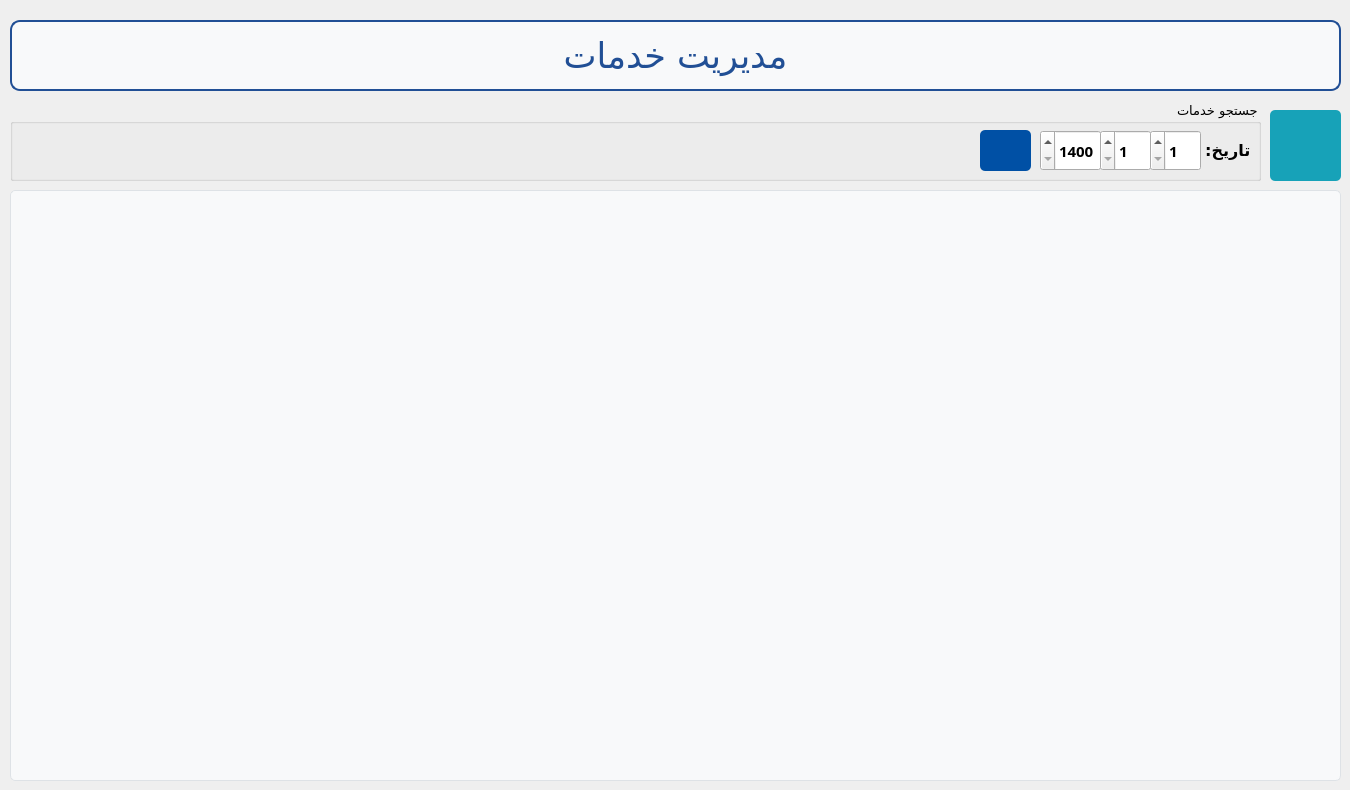
    <widget class="QWidget" name="tab_4">
     <attribute name="icon">
      <iconset resource="../../../../../Resources/resource.qrc">
       <normaloff>:/icons/patient (1).png</normaloff>:/icons/patient (1).png</iconset>
     </attribute>
     <attribute name="title">
      <string>خدمات</string>
     </attribute>
     <widget class="QPushButton" name="refreshMedicalRecordsList_btn">
      <property name="geometry">
       <rect>
        <x>1270</x>
        <y>110</y>
        <width>71</width>
        <height>71</height>
       </rect>
      </property>
      <property name="font">
       <font>
        <family>Vazirmatn</family>
        <pointsize>12</pointsize>
        <weight>75</weight>
        <bold>true</bold>
        <underline>false</underline>
        <strikeout>false</strikeout>
       </font>
      </property>
      <property name="layoutDirection">
       <enum>Qt::RightToLeft</enum>
      </property>
      <property name="styleSheet">
       <string notr="true">QPushButton {
    background-color: #17a2b8; /* Bootstrap primary blue */
    color: white; /* White text */
    border: none;
    border-radius: 5px; /* Rounded corners */
    text-align: center;
    text-decoration: none;
}

QPushButton:hover {
background-color: rgb(17, 122, 138);

}

QPushButton:pressed {
background-color: rgb(12, 89, 99);
    
}</string>
      </property>
      <property name="text">
       <string/>
      </property>
      <property name="icon">
       <iconset resource="../../../../../Resources/resource.qrc">
        <normaloff>:/icons/refresh-arrow.png</normaloff>:/icons/refresh-arrow.png</iconset>
      </property>
      <property name="iconSize">
       <size>
        <width>40</width>
        <height>40</height>
       </size>
      </property>
     </widget>
     <widget class="QLabel" name="label_11">
      <property name="geometry">
       <rect>
        <x>10</x>
        <y>20</y>
        <width>1331</width>
        <height>71</height>
       </rect>
      </property>
      <property name="font">
       <font>
        <family>A Rezvan-fat</family>
        <pointsize>26</pointsize>
        <weight>50</weight>
        <bold>false</bold>
       </font>
      </property>
      <property name="layoutDirection">
       <enum>Qt::RightToLeft</enum>
      </property>
      <property name="autoFillBackground">
       <bool>false</bool>
      </property>
      <property name="styleSheet">
       <string notr="true">/* Basic styling for the company name label */
QLabel {
	color: rgb(33, 79, 149);
    
    padding: 10px; /* Padding around the text */
    border: 2px solid  rgb(33, 79, 149); /* Optional: Border with the same blue color */
    border-radius: 10px; /* Rounded corners */
    background-color: #f8f9fa; /* Light grey background to make it stand out */
    text-align: center; /* Center-align the text */
}

/* Hover effect */
QLabe:hover {
    color: #0056b3; /* Darker blue on hover */
    border-color: #0056b3; /* Match border color on hover */
}
</string>
      </property>
      <property name="text">
       <string>مدیریت خدمات</string>
      </property>
      <property name="alignment">
       <set>Qt::AlignCenter</set>
      </property>
     </widget>
     <widget class="QListWidget" name="medicalRecords_list">
      <property name="geometry">
       <rect>
        <x>10</x>
        <y>190</y>
        <width>1331</width>
        <height>591</height>
       </rect>
      </property>
      <property name="font">
       <font>
        <family>Vazirmatn</family>
        <pointsize>14</pointsize>
       </font>
      </property>
      <property name="layoutDirection">
       <enum>Qt::RightToLeft</enum>
      </property>
      <property name="styleSheet">
       <string notr="true">/* Basic ListWidget styling */
QListWidget {
    background-color: #f8f9fa; /* Light grey background */
    border: 1px solid #dee2e6; /* Border color */
    border-radius: 5px; /* Rounded corners */
    padding: 5px; /* Padding inside the list */
    outline: 0; /* Remove focus indicator */
}

/* Item styling */
QListWidget::item {
    padding: 10px 15px; /* Padding for each item */
    margin: 5px 0; /* Margin between items */
    background-color: #ffffff; /* White background for items */
    border-radius: 5px; /* Rounded corners for items */
    color: #343a40; /* Dark grey text color */
    outline: 0; /* Remove focus indicator */
}

/* Hover effect for items */
QListWidget::item:hover {
    background-color: #e9ecef; /* Light grey background on hover */
}

/* Selected item styling */
QListWidget::item:selected {
    background-color: #0050a5;
	color: white;
}

/* Scroll bar styling */
QScrollBar:vertical {
    background: #f8f9fa; /* Light grey background for the scroll bar */
    width: 12px; /* Width of the vertical scroll bar */
    margin: 22px 0 22px 0; /* Margin to fit the top and bottom arrows */
    border: 1px solid #dee2e6; /* Border color */
    border-radius: 5px; /* Rounded corners */
}

QScrollBar::handle:vertical {
    background: #ced4da; /* Medium grey handle */
    min-height: 20px; /* Minimum height of the handle */
    border-radius: 5px; /* Rounded corners */
}

QScrollBar::add-line:vertical,
QScrollBar::sub-line:vertical {
    background: #ced4da; /* Medium grey for arrows */
    height: 20px;
    subcontrol-origin: margin;
    subcontrol-position: top;
    border-radius: 5px; /* Rounded corners */
}

QScrollBar::add-page:vertical, QScrollBar::sub-page:vertical {
    background: none;
}
</string>
      </property>
     </widget>
     <widget class="QGroupBox" name="groupBox_15">
      <property name="geometry">
       <rect>
        <x>10</x>
        <y>100</y>
        <width>1251</width>
        <height>81</height>
       </rect>
      </property>
      <property name="font">
       <font>
        <family>Vazirmatn Black</family>
        <pointsize>10</pointsize>
       </font>
      </property>
      <property name="layoutDirection">
       <enum>Qt::RightToLeft</enum>
      </property>
      <property name="title">
       <string>جستجو خدمات</string>
      </property>
      <property name="alignment">
       <set>Qt::AlignLeading|Qt::AlignLeft|Qt::AlignVCenter</set>
      </property>
      <widget class="QSpinBox" name="medicalRecordsDay_spnbox">
       <property name="geometry">
        <rect>
         <x>1140</x>
         <y>30</y>
         <width>51</width>
         <height>41</height>
        </rect>
       </property>
       <property name="font">
        <font>
         <pointsize>11</pointsize>
         <weight>75</weight>
         <bold>true</bold>
        </font>
       </property>
       <property name="minimum">
        <number>1</number>
       </property>
       <property name="maximum">
        <number>31</number>
       </property>
      </widget>
      <widget class="QSpinBox" name="medicalRecordsMonth_spnbox">
       <property name="geometry">
        <rect>
         <x>1090</x>
         <y>30</y>
         <width>51</width>
         <height>41</height>
        </rect>
       </property>
       <property name="font">
        <font>
         <pointsize>11</pointsize>
         <weight>75</weight>
         <bold>true</bold>
        </font>
       </property>
       <property name="minimum">
        <number>1</number>
       </property>
       <property name="maximum">
        <number>12</number>
       </property>
      </widget>
      <widget class="QSpinBox" name="medicalRecordsYear_spnbox">
       <property name="geometry">
        <rect>
         <x>1030</x>
         <y>30</y>
         <width>61</width>
         <height>41</height>
        </rect>
       </property>
       <property name="font">
        <font>
         <pointsize>11</pointsize>
         <weight>75</weight>
         <bold>true</bold>
        </font>
       </property>
       <property name="minimum">
        <number>1400</number>
       </property>
       <property name="maximum">
        <number>1500</number>
       </property>
      </widget>
      <widget class="QPushButton" name="medicalRecordsSearchByDate_btn">
       <property name="geometry">
        <rect>
         <x>970</x>
         <y>30</y>
         <width>51</width>
         <height>41</height>
        </rect>
       </property>
       <property name="font">
        <font>
         <family>Vazirmatn</family>
         <pointsize>11</pointsize>
         <weight>75</weight>
         <bold>true</bold>
        </font>
       </property>
       <property name="styleSheet">
        <string notr="true">QPushButton {
    background-color: #0050a5; /* Bootstrap primary blue */
    color: white; /* White text */
    border: none;
    border-radius: 5px; /* Rounded corners */
    text-align: center;
    text-decoration: none;
}

QPushButton:hover {
    background-color: #0056b3; /* Darker blue on hover */
}

QPushButton:pressed {
    background-color: #004085; /* Even darker blue on press */
}
</string>
       </property>
       <property name="text">
        <string/>
       </property>
       <property name="icon">
        <iconset resource="../../../../../Resources/resource.qrc">
         <normaloff>:/icons/magnifying-glass.png</normaloff>:/icons/magnifying-glass.png</iconset>
       </property>
       <property name="iconSize">
        <size>
         <width>20</width>
         <height>20</height>
        </size>
       </property>
      </widget>
      <widget class="QLabel" name="label_17">
       <property name="geometry">
        <rect>
         <x>1180</x>
         <y>30</y>
         <width>81</width>
         <height>41</height>
        </rect>
       </property>
       <property name="font">
        <font>
         <pointsize>12</pointsize>
         <weight>75</weight>
         <bold>true</bold>
        </font>
       </property>
       <property name="text">
        <string> تاریخ:</string>
       </property>
       <property name="alignment">
        <set>Qt::AlignCenter</set>
       </property>
      </widget>
     </widget>
    </widget>
